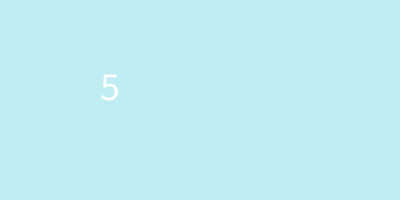
Frame 1 (no input)
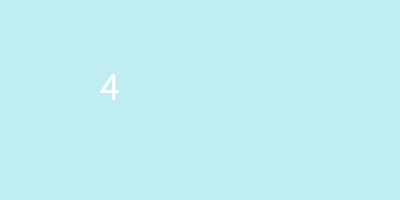
Frame 60 (the mouse pressed at the canvas centre just before this capture)
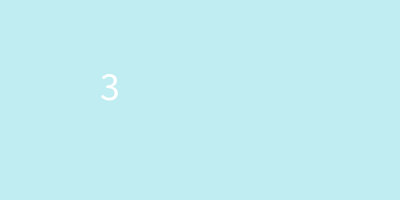
Frame 120 (the mouse held since frame 60 and released just before this capture)

The Processing sketch that drew these frames (run headless with seeded random() and noise(); from frame 60 on, the mouse is pressed at the canvas centre):

// Processing sketch: sketch_210604b
// ── sketch_210604b.pde
void setup(){
  size(400,200);
  textSize(40);
}
void draw(){
  background(191,237,242);
  int s =second();
  text(9-s%10,100,100);
}
